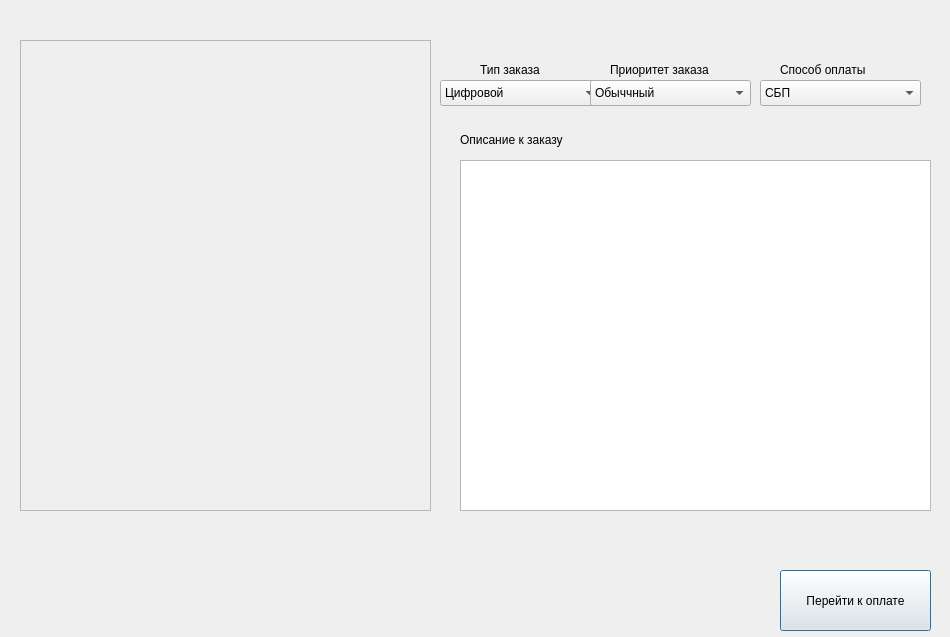
<?xml version="1.0" encoding="UTF-8"?>
<ui version="4.0">
 <class>CreateOrderDialog</class>
 <widget class="QDialog" name="CreateOrderDialog">
  <property name="geometry">
   <rect>
    <x>0</x>
    <y>0</y>
    <width>950</width>
    <height>637</height>
   </rect>
  </property>
  <property name="windowTitle">
   <string>Dialog</string>
  </property>
  <widget class="QScrollArea" name="scrollAreaGoods">
   <property name="geometry">
    <rect>
     <x>20</x>
     <y>40</y>
     <width>411</width>
     <height>471</height>
    </rect>
   </property>
   <property name="widgetResizable">
    <bool>true</bool>
   </property>
   <widget class="QWidget" name="scrollAreaWidgetContents">
    <property name="geometry">
     <rect>
      <x>0</x>
      <y>0</y>
      <width>409</width>
      <height>469</height>
     </rect>
    </property>
   </widget>
  </widget>
  <widget class="QComboBox" name="comboBoxTypeOrder">
   <property name="geometry">
    <rect>
     <x>440</x>
     <y>80</y>
     <width>161</width>
     <height>26</height>
    </rect>
   </property>
   <item>
    <property name="text">
     <string>Цифровой</string>
    </property>
   </item>
   <item>
    <property name="text">
     <string>Физический</string>
    </property>
   </item>
  </widget>
  <widget class="QLabel" name="label">
   <property name="geometry">
    <rect>
     <x>480</x>
     <y>60</y>
     <width>71</width>
     <height>20</height>
    </rect>
   </property>
   <property name="text">
    <string>Тип заказа</string>
   </property>
  </widget>
  <widget class="QLabel" name="label_2">
   <property name="geometry">
    <rect>
     <x>610</x>
     <y>60</y>
     <width>121</width>
     <height>20</height>
    </rect>
   </property>
   <property name="text">
    <string>Приоритет заказа</string>
   </property>
  </widget>
  <widget class="QComboBox" name="comboBoxPriorityOrder">
   <property name="geometry">
    <rect>
     <x>590</x>
     <y>80</y>
     <width>161</width>
     <height>26</height>
    </rect>
   </property>
   <item>
    <property name="text">
     <string>Обыччный</string>
    </property>
   </item>
   <item>
    <property name="text">
     <string>Экспресс</string>
    </property>
   </item>
   <item>
    <property name="text">
     <string>Курьер</string>
    </property>
   </item>
  </widget>
  <widget class="QTextEdit" name="textEditDescriptionOrder">
   <property name="geometry">
    <rect>
     <x>460</x>
     <y>160</y>
     <width>471</width>
     <height>351</height>
    </rect>
   </property>
  </widget>
  <widget class="QLabel" name="label_3">
   <property name="geometry">
    <rect>
     <x>460</x>
     <y>130</y>
     <width>161</width>
     <height>20</height>
    </rect>
   </property>
   <property name="text">
    <string>Описание к заказу</string>
   </property>
  </widget>
  <widget class="QPushButton" name="pushButton">
   <property name="geometry">
    <rect>
     <x>780</x>
     <y>570</y>
     <width>151</width>
     <height>61</height>
    </rect>
   </property>
   <property name="text">
    <string>Перейти к оплате</string>
   </property>
  </widget>
  <widget class="QComboBox" name="comboBoxPaymentSystem">
   <property name="geometry">
    <rect>
     <x>760</x>
     <y>80</y>
     <width>161</width>
     <height>26</height>
    </rect>
   </property>
   <item>
    <property name="text">
     <string>СБП</string>
    </property>
   </item>
   <item>
    <property name="text">
     <string>СБЕР</string>
    </property>
   </item>
   <item>
    <property name="text">
     <string>ЯНДЕКС</string>
    </property>
   </item>
  </widget>
  <widget class="QLabel" name="label_4">
   <property name="geometry">
    <rect>
     <x>780</x>
     <y>60</y>
     <width>121</width>
     <height>20</height>
    </rect>
   </property>
   <property name="text">
    <string>Способ оплаты</string>
   </property>
  </widget>
 </widget>
 <resources/>
 <connections/>
</ui>
